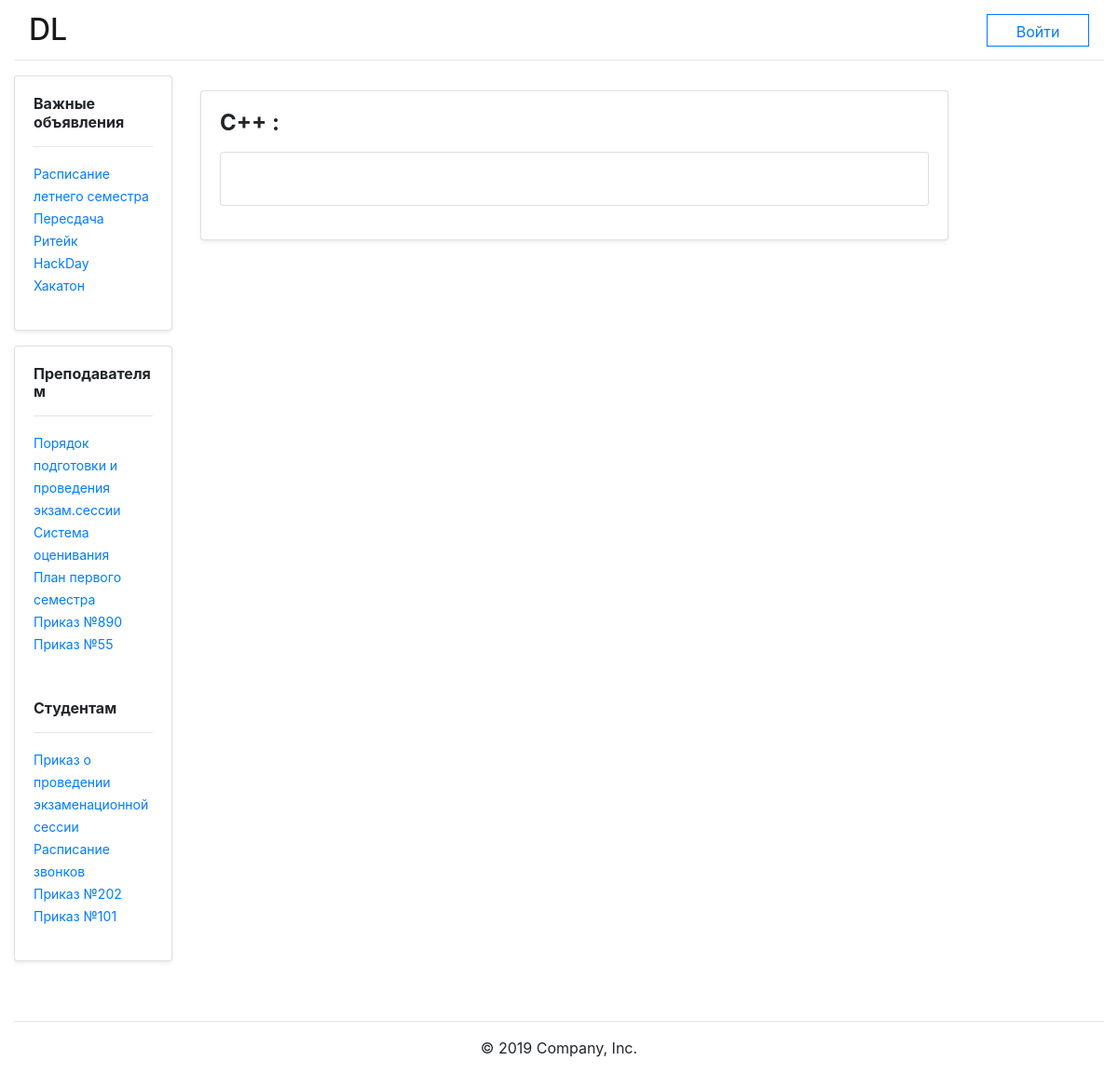
The app's page /course_user/3/, older data.
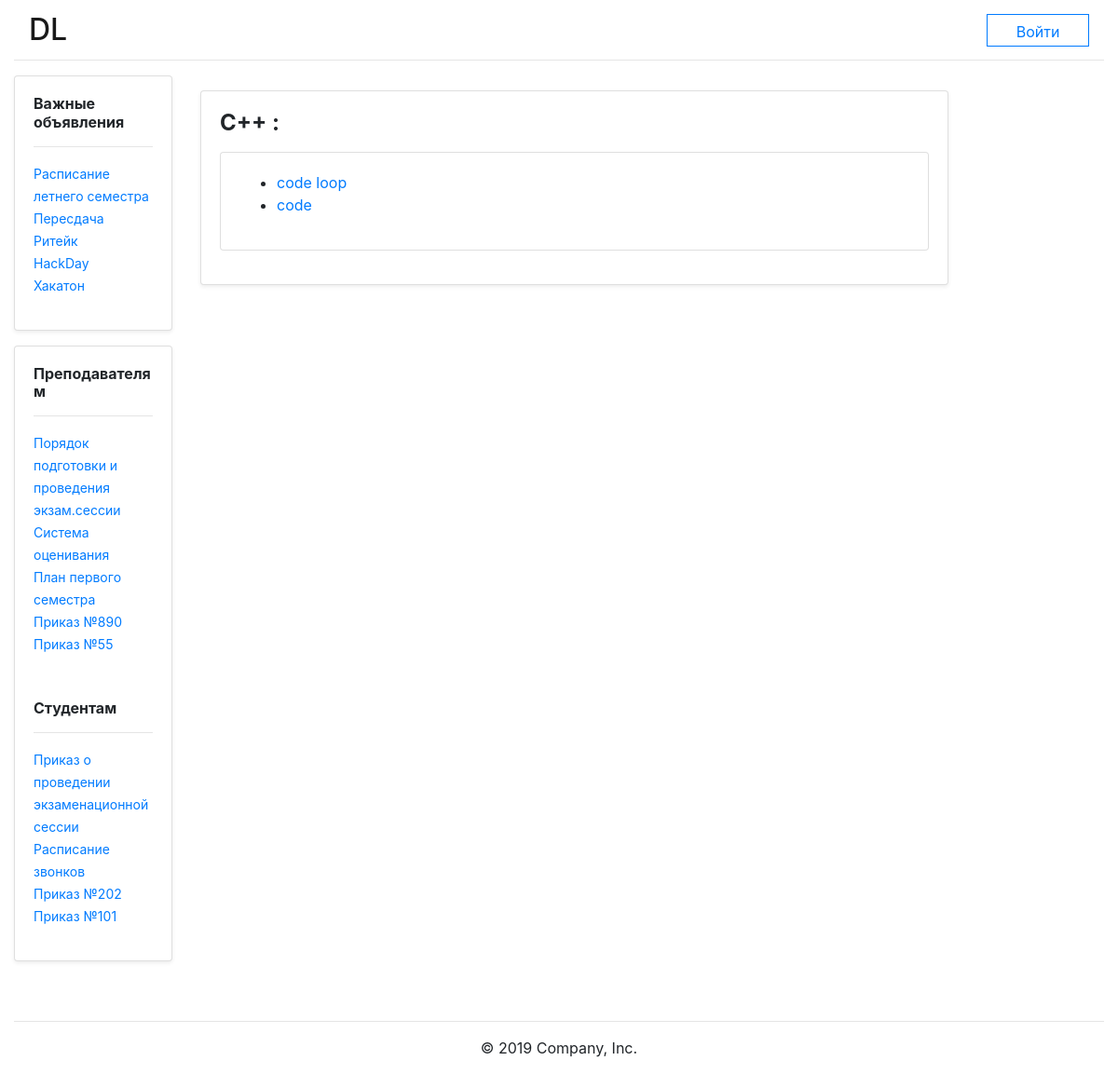
The same page, newer data.
### DL_app/models.py (models this page shows)
class Course(models.Model):
    course_id = models.CharField(max_length=9999)
    course_name = models.TextField()
    course_teacher = models.TextField()

class Tasks(models.Model):
    task_id = models.CharField(max_length=9999)
    course_id = models.TextField()
    task_name = models.TextField()
    task_description = models.TextField()
    task_files = models.FileField(upload_to='uploads/')
    task_deadline = models.DateField()

### DL_app/views.py (the view)
# urls.py: path('course_user/<int:course_id>/', views.course_user, name='course_user'),
def course_user(request, course_id):
    course_art = get_object_or_404(Course, pk=course_id)
    all_tasks = Tasks.objects.filter(course_id=course_id)
    return render(request, "DL_app/course_user.html", {"all_tasks": all_tasks, "course": course_art})

### DL_app/templates/DL_app/course_user.html
{%extends "DL_app/layout.html" %}
{%block content%}
<div class="row mt-md-3">
    <div class="col-md-10">
        <div class="card w-100 mb-md-3 shadow-sm">
            <div class="card-body">
                <h4 class="card-title font-weight-bold mb-md-3">{{ course.course_name }} :</h4>
                <div class="card w-100 mb-md-3">
                    <div class="card-body">
                        <ul>
                            {% for task in all_tasks %}
                            <li>
                                <a class="text-decoration-none" href="{% url 'DL_app:task_user' task.task_id %}">{{ task.task_name }} </a>
                            </li>
                            {%endfor%}
                        </ul>
                    </div>
                </div>
            </div>
        </div>
    </div>
</div>
{%endblock%}

### DL_app/templates/DL_app/layout.html (shortened to what this page needs)
<!doctype html>
<html lang="en">
<head>
    {% load static %}
    <link rel="stylesheet" href="https://stackpath.bootstrapcdn.com/bootstrap/4.3.1/css/bootstrap.min.css">
    <link rel="stylesheet" href="{% static 'DL_app/css/unauthorized_user_main.css' %}">
</head>
<body>
<div class="container-fluid">
    <nav class="navbar navbar-light bg-white">
        <a class="navbar-brand" href="{% url 'DL_app:main'%}"><h2 class="my-0">DL</h2></a>
        {%block login%}
        {% if user.is_authenticated%}
        <a class="dropdown-toggle text-decoration-none" href="#" role="button" id="dropdownMenuLink" data-toggle="dropdown" aria-haspopup="true" aria-expanded="false">
            {{user.first_name}} {{user.last_name}}
        </a>
        <div class="dropdown-menu dropdown-menu-right text-md-center text_fs15" aria-labelledby="dropdownMenuLink">
            <a class="dropdown-item" href="#">Профиль</a>
            <a class="dropdown-item" href="{% url 'DL_app:courses'%}">Курсы</a>
            {% if user.user_role == "Student" %}
                <a class="dropdown-item" href="#">Оценки</a>
                <a class="dropdown-item" href="#">Посещаемость</a>
            {% endif %}
            <div class="dropdown-divider"></div>
            <a class="dropdown-item" href="{% url 'logout' %}">Выйти</a>
        </div>
        {%else%}
        <form class="form-inline">
            <a class="btn btn btn-outline-primary my-2 my-md-0 rounded-0 button_h35_w110" href="{% url 'login'%}">Войти</a>
        </form>
        {%endif%}
        {%endblock%}
    </nav>
    <hr class="hr_mt0_mb0">
    <div class="row mt-md-3">
        <div class="col-md-2">
            <div class="card w-100 shadow-sm mb-md-3">
                <div class="card-body">
                    <h6 class="card-title font-weight-bold">Важные объявления</h6>
                    <hr>
                    <ol class="list-unstyled">
                        <li><a class="text-decoration-none text_fs14" href="login.html">Расписание летнего семестра</a></li>
                        <li><a class="text-decoration-none text_fs14" href="#">Пересдача</a></li>
                        <li><a class="text-decoration-none text_fs14" href="#">Ритейк</a></li>
                        <li><a class="text-decoration-none text_fs14" href="#">HackDay</a></li>
                        <li><a class="text-decoration-none text_fs14" href="#">Хакатон</a></li>
                    </ol>
                </div>
            </div>
            <div class="card w-100 shadow-sm mb-md-3">
                <div class="card-body">
                    <h6 class="card-title font-weight-bold">Преподавателям</h6>
                    <hr>
                    <ol class="list-unstyled">
                        <li><a class="text-decoration-none text_fs14" href="#">Порядок подготовки и проведения экзам.сессии</a></li>
                        <li><a class="text-decoration-none text_fs14" href="#">Система оценивания</a></li>
                        <li><a class="text-decoration-none text_fs14" href="#">План первого семестра</a></li>
                        <li><a class="text-decoration-none text_fs14" href="#">Приказ №890</a></li>
                        <li><a class="text-decoration-none text_fs14" href="#">Приказ №55</a></li>
                    </ol>
                    <h6 class="card-title font-weight-bold mt-md-5">Студентам</h6>
                    <hr>
                    <ol class="list-unstyled">
                        <li><a class="text-decoration-none text_fs14" href="#">Приказ о проведении экзаменационной сессии</a></li>
                        <li><a class="text-decoration-none text_fs14" href="#">Расписание звонков</a></li>
                        <li><a class="text-decoration-none text_fs14" href="#">Приказ №202</a></li>
                        <li><a class="text-decoration-none text_fs14" href="#">Приказ №101</a></li>
                    </ol>
                </div>
            </div>
        </div>
        <div class="col-md-10">
            {% block content %}
            {% endblock %}
        </div>
    </div>
    <footer class="mt-md-5 mb-md-1 text-md-center position-sticky">
        <hr>
        <p>© 2019 Company, Inc.</p>
    </footer>
</div>
</body>
</html>

### DL_app/static/DL_app/css/unauthorized_user_main.css (style rules this page uses)
.button_h35_w110 { height: 35px; width: 110px; }
.hr_mt0_mb0 { margin-top: 0rem; margin-bottom: 0rem; }
.text_fs14 { font-size: 14px; }

Row changes from the older to the newer data that the page shows:
added Tasks: task_name "code loop"
added Tasks: task_name "code"
